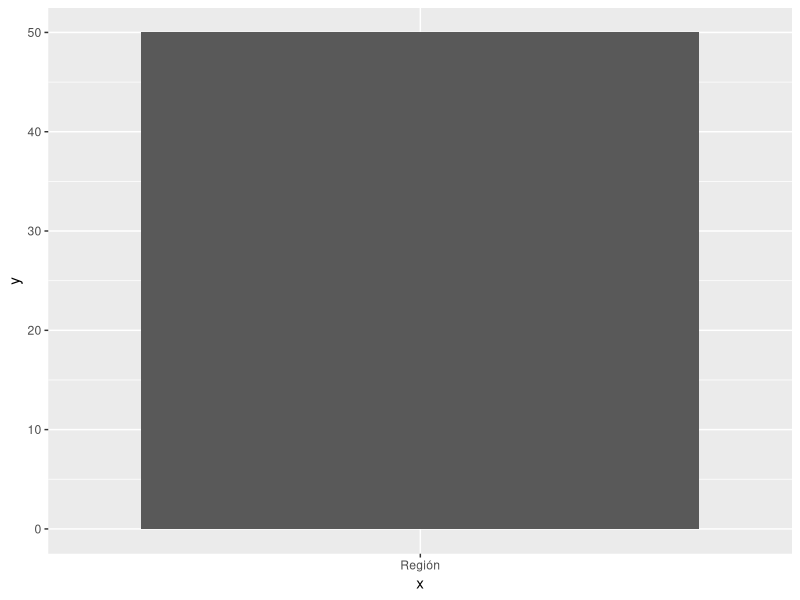

R code for this plot:
library(tidyr)
library(dplyr)
library(tidyverse)
library(readxl)
library(GGally)
library(psych)

datos <- read_excel("my_data.xlsx")
convert_to_smart_factor <- function(df, threshold = 15) {
  df %>%
    mutate(across(where(is.character), 
                  ~ {
                    unique_vals <- unique(.)
                    if(length(unique_vals) <= threshold && 
                       length(unique_vals) > 1) {
                      as.factor(.)
                    } else {
                      .
                    }
                  }))
}

datos <- convert_to_smart_factor(datos)


print(ggplot(datos, aes(x = "Región"
)) + 
  geom_bar(data = data.frame(x="Región", y=50),
         aes(x = x, y = y),
         stat = "identity"))

